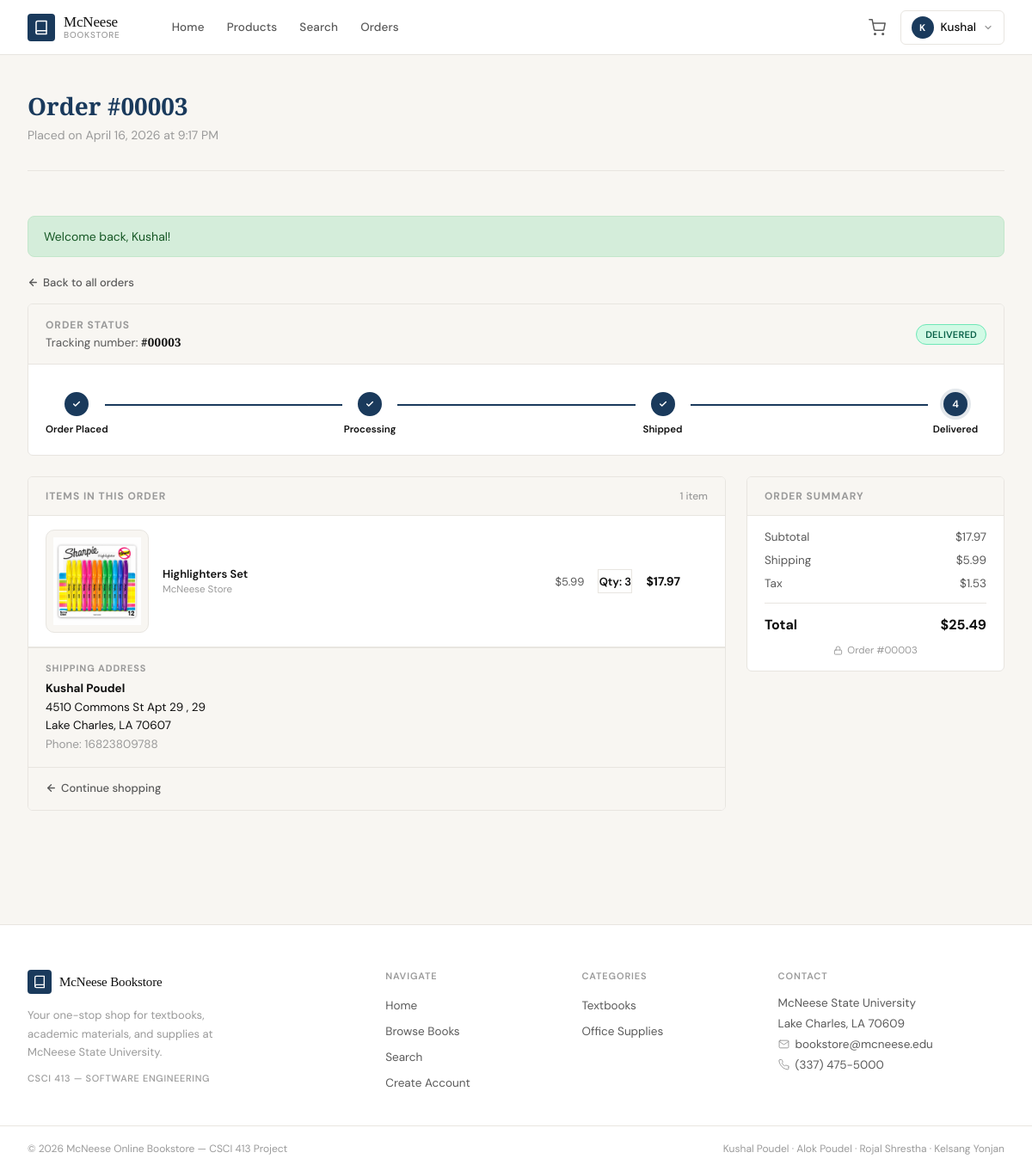
Page /pages/order_details.php?id=3 (signed in) on the committed database.
### tables this page shows
CREATE TABLE `orders` (
  `id` int(11) NOT NULL,
  `order_number` varchar(20) DEFAULT NULL,
  `user_id` int(11) NOT NULL,
  `full_name` varchar(200) NOT NULL,
  `phone` varchar(30) DEFAULT NULL,
  `street` varchar(255) NOT NULL,
  `apt` varchar(100) DEFAULT NULL,
  `city` varchar(100) NOT NULL,
  `state` varchar(2) NOT NULL,
  `zip` varchar(10) NOT NULL,
  `subtotal` decimal(10,2) NOT NULL,
  `shipping_cost` decimal(10,2) DEFAULT 0.00,
  `tax` decimal(10,2) DEFAULT 0.00,
  `total` decimal(10,2) NOT NULL,
  `status` enum('pending','processing','shipped','delivered','cancelled') DEFAULT 'pending',
  `created_at` timestamp NOT NULL DEFAULT current_timestamp(),
  `updated_at` timestamp NOT NULL DEFAULT current_timestamp() ON UPDATE current_timestamp()
);

CREATE TABLE `order_items` (
  `id` int(11) NOT NULL,
  `order_id` int(11) NOT NULL,
  `book_id` int(11) DEFAULT NULL,
  `title` varchar(255) NOT NULL,
  `author` varchar(255) DEFAULT NULL,
  `cover_image` varchar(255) DEFAULT NULL,
  `quantity` int(11) NOT NULL,
  `price` decimal(10,2) NOT NULL
);

### pages/order_details.php (the view, shortened to what this page needs)
<?php
$uid = (int)$_SESSION['user_id'];
$conn = getConnection();
$order_id = (int)($_GET['id'] ?? 0);
$orderRes = $conn->query("SELECT * FROM orders WHERE id=$order_id AND user_id=$uid LIMIT 1");
$order = $orderRes->fetch_assoc();
$items = [];
$itemsRes = $conn->query("SELECT * FROM order_items WHERE order_id=$order_id");
while ($r = $itemsRes->fetch_assoc()) {
    $r['subtotal'] = $r['price'] * $r['quantity'];
    $items[] = $r;
}
require_once '../includes/header.php';
function statusBadge($status) {
    $map = [
        'pending'    => ['badge-pending',    'Pending'],
        'processing' => ['badge-processing', 'Processing'],
        'shipped'    => ['badge-shipped',    'Shipped'],
        'delivered'  => ['badge-delivered',  'Delivered'],
        'cancelled'  => ['badge-cancelled',  'Cancelled'],
    ];
    return $map[$status] ?? ['badge-pending', ucfirst($status)];
}
[$badgeClass, $badgeLabel] = statusBadge($order['status']);
$orderNo = !empty($order['order_number'])
    ? $order['order_number']
    : '#' . str_pad($order['id'], 5, '0', STR_PAD_LEFT);
?>
<div class="page-header">
    <h1>Order <?= htmlspecialchars($orderNo) ?></h1>
    <p>Placed on <?= date('F j, Y \a\t g:i A', strtotime($order['created_at'])) ?></p>
</div>
<div class="section">
    <?php if(isset($_SESSION['flash_success'])): ?>
    <div class="alert alert-success"><?= $_SESSION['flash_success'] ?></div>
    <?php endif; ?>
    <a href="orders.php" class="continue-link" style="margin-bottom:16px; display:inline-flex;">
        <svg width="13" height="13" viewBox="0 0 24 24" fill="none" stroke="currentColor" stroke-width="2.5" stroke-linecap="round" stroke-linejoin="round"><line x1="19" y1="12" x2="5" y2="12"/><polyline points="12 19 5 12 12 5"/></svg>
        Back to all orders
    </a>
    <?php if($order['status'] !== 'cancelled'): ?>
    <div class="order-status-panel">
        <div class="order-status-header">
            <div>
                <div class="order-status-title">Order Status</div>
                <div class="order-status-sub">Tracking number: <strong><?= htmlspecialchars($orderNo) ?></strong></div>
            </div>
            <span class="order-badge <?= $badgeClass ?>"><?= $badgeLabel ?></span>
        </div>
        <div class="order-status-body">
            <div class="order-tracker">
                <?php
                $steps = [
                    'pending'    => ['Order Placed',  1, 'We\'ve received your order'],
                    'processing' => ['Processing',    2, 'We\'re preparing your items'],
                    'shipped'    => ['Shipped',       3, 'On the way to you'],
                    'delivered'  => ['Delivered',     4, 'Your order has arrived'],
                ];
                $currentStep = $steps[$order['status']][1] ?? 1;
                ?>
                <?php foreach($steps as $key => [$label, $num, $desc]):
                    $isActive  = $num <= $currentStep;
                    $isCurrent = $num == $currentStep;
                ?>
                <div class="tracker-step <?= $isActive ? 'active' : '' ?> <?= $isCurrent ? 'current' : '' ?>">
                    <div class="tracker-dot">
                        <?php if($isActive && !$isCurrent): ?>
                            <svg width="10" height="10" viewBox="0 0 24 24" fill="none" stroke="currentColor" stroke-width="3.5" stroke-linecap="round" stroke-linejoin="round"><polyline points="20 6 9 17 4 12"/></svg>
                        <?php else: ?>
                            <?= $num ?>
                        <?php endif; ?>
                    </div>
                    <div class="tracker-label"><?= $label ?></div>
                </div>
                <?php if($num < 4): ?>
                <div class="tracker-line <?= $num < $currentStep ? 'active' : '' ?>"></div>
                <?php endif; ?>
                <?php endforeach; ?>
            </div>
        </div>
    </div>
    <?php else: ?>
    <div class="alert alert-error" style="margin-bottom:20px;">
        This order was cancelled.
    </div>
    <?php endif; ?>
    <div class="cart-layout">
        <div class="cart-panel">
            <div class="cart-panel-header">
                <span class="cart-panel-title">Items in this order</span>
                <span class="cart-panel-title" style="font-weight:500; text-transform:none; letter-spacing:0;">
                    <?= count($items) ?> item<?= count($items) !== 1 ? 's' : '' ?>
                </span>
            </div>
            <?php foreach($items as $item): ?>
            <div class="cart-item">
                <div class="cart-item-thumb">
                    <?php if(!empty($item['cover_image'])): ?>
                        <img src="<?= SITE_URL ?>/<?= htmlspecialchars($item['cover_image']) ?>" alt="<?= htmlspecialchars($item['title']) ?>" class="cart-item-img">
                    <?php else: ?>
                        <svg width="28" height="28" viewBox="0 0 24 24" fill="none" stroke="currentColor" stroke-width="1.5" stroke-linecap="round" stroke-linejoin="round"><path d="M4 19.5A2.5 2.5 0 0 1 6.5 17H20"/><path d="M6.5 2H20v20H6.5A2.5 2.5 0 0 1 4 19.5v-15A2.5 2.5 0 0 1 6.5 2z"/></svg>
                    <?php endif; ?>
                </div>
                <div class="cart-item-info">
                    <div class="cart-item-title"><?= htmlspecialchars($item['title']) ?></div>
                    <div class="cart-item-author"><?= htmlspecialchars($item['author'] ?? '') ?></div>
                </div>
                <div class="cart-item-price">$<?= number_format($item['price'], 2) ?></div>
                <div class="qty-cell">
                    <div class="qty-controls">
                        <span class="qty-display">Qty: <?= $item['quantity'] ?></span>
                    </div>
                </div>
                <div class="cart-item-subtotal">$<?= number_format($item['subtotal'], 2) ?></div>
            </div>
            <?php endforeach; ?>
            <div class="order-shipping-block">
                <div class="order-shipping-label">Shipping Address</div>
                <div class="order-shipping-address">
                    <strong><?= htmlspecialchars($order['full_name']) ?></strong><br>
                    <?= htmlspecialchars($order['street']) ?>
                    <?php if(!empty($order['apt'])): ?>, <?= htmlspecialchars($order['apt']) ?><?php endif; ?><br>
                    <?= htmlspecialchars($order['city']) ?>, <?= htmlspecialchars($order['state']) ?> <?= htmlspecialchars($order['zip']) ?>
                    <?php if(!empty($order['phone'])): ?>
                    <br><span style="color:var(--ink-faint);">Phone: <?= htmlspecialchars($order['phone']) ?></span>
                    <?php endif; ?>
                </div>
            </div>
            <div class="cart-footer">
                <a href="books.php" class="continue-link">
                    <svg width="13" height="13" viewBox="0 0 24 24" fill="none" stroke="currentColor" stroke-width="2.5" stroke-linecap="round" stroke-linejoin="round"><line x1="19" y1="12" x2="5" y2="12"/><polyline points="12 19 5 12 12 5"/></svg>
                    Continue shopping
                </a>
            </div>
        </div>
        <div class="summary-panel">
            <div class="summary-header">Order Summary</div>
            <div class="summary-body">
                <div class="summary-row">
                    <span>Subtotal</span>
                    <span class="summary-row-value">$<?= number_format($order['subtotal'], 2) ?></span>
                </div>
                <div class="summary-row">
                    <span>Shipping</span>
                    <span class="summary-row-value">
                        <?php if($order['shipping_cost'] == 0): ?>
                            <span class="free-shipping">Free</span>
                        <?php else: ?>
                            $<?= number_format($order['shipping_cost'], 2) ?>
                        <?php endif; ?>
                    </span>
                </div>
                <div class="summary-row">
                    <span>Tax</span>
                    <span class="summary-row-value">$<?= number_format($order['tax'], 2) ?></span>
                </div>
                <hr class="summary-divider">
                <div class="summary-total">
                    <span>Total</span>
                    <span>$<?= number_format($order['total'], 2) ?></span>
                </div>
                <div class="secure-note" style="margin-top:12px;">
                    <svg width="11" height="11" viewBox="0 0 24 24" fill="none" stroke="currentColor" stroke-width="2" stroke-linecap="round" stroke-linejoin="round"><rect x="3" y="11" width="18" height="11" rx="2" ry="2"/><path d="M7 11V7a5 5 0 0 1 10 0v4"/></svg>
                    Order <?= htmlspecialchars($orderNo) ?>
                </div>
            </div>
        </div>
    </div>
</div>
<?php
require_once '../includes/footer.php';
?>

### rows in the picture
orders: orderNo "#00003", created_at "April 16, 2026 at 9:17 PM", status "delivered" (drawn), full_name "Kushal Poudel", street "4510 Commons St Apt 29", apt "29", city "Lake Charles", state "LA", zip "70607", phone "16823809788", subtotal "17.97", shipping_cost "5.99", tax "1.53", total "25.49"
order_items: cover_image (picture), title "Highlighters Set", author "McNeese Store", price "5.99", quantity "3", subtotal "17.97"

### other values in the picture
substr($_SESSION['first_name'], 0, 1) "K"
$_SESSION['first_name'] "Kushal"
$_SESSION['flash_success'] "Welcome back, Kushal!"
$badgeLabel "DELIVERED"
$label "Order Placed"
$label "Processing"
$label "Shipped"
$num "4"
$label "Delivered"
count($items) "1"
